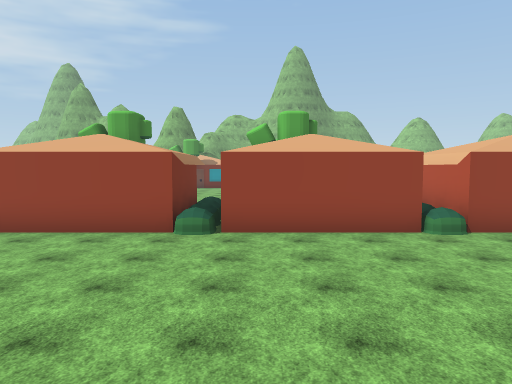
[1] (above)

24 first-person views from a walk through a 3-D level made in the Unity game engine. The camera is 1.5 m above the floor, tilts 4° down and sees 70° across. The floor is counted in squares, 2 m on a side. Each view is taken from the middle of a square. On the plan, view 1 faces up. The plan holds only what a view shows up to about 11 squares ahead; the rest is blank. The place goes on beyond the plan. The player is left out. Some surface patterns are stand-ins.

[2]
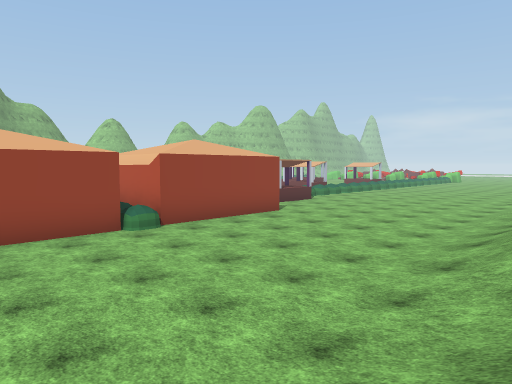

[3]
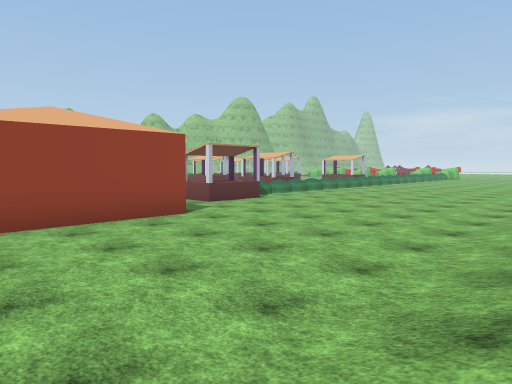

[4]
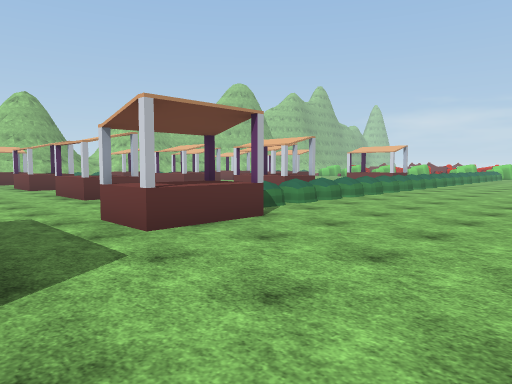

[5]
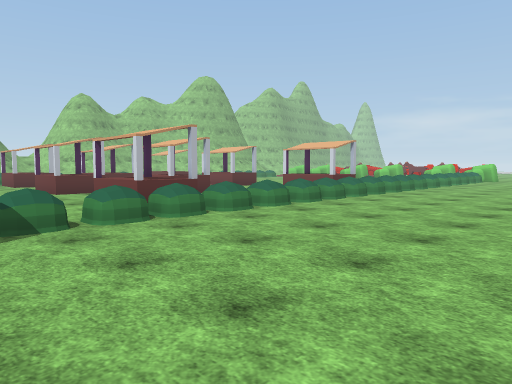

[6]
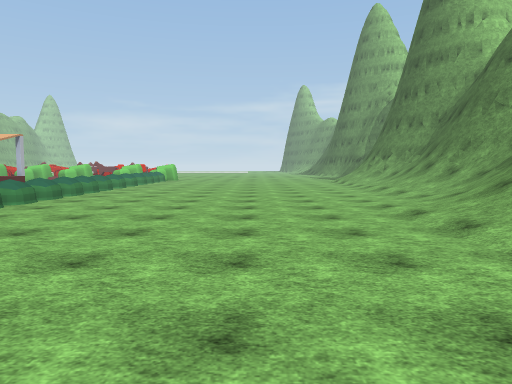

[7]
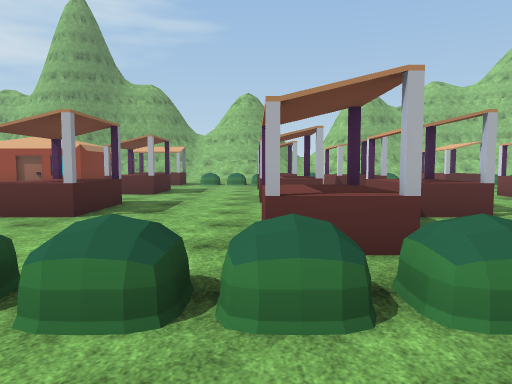

[8]
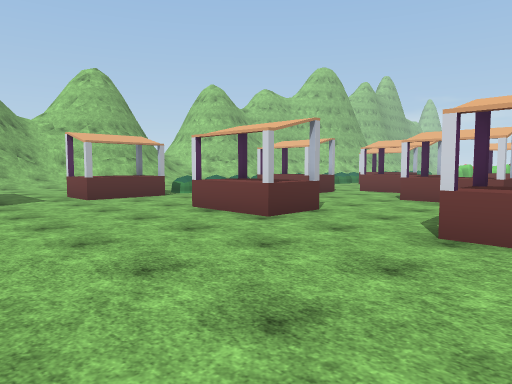

[9]
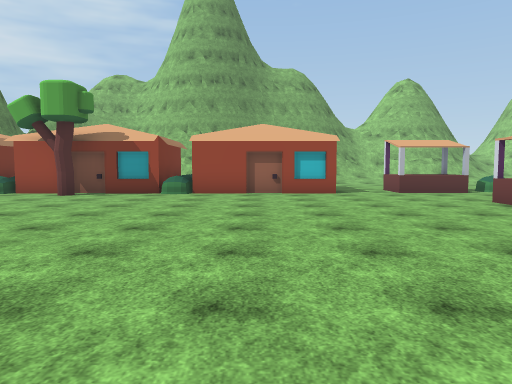

[10]
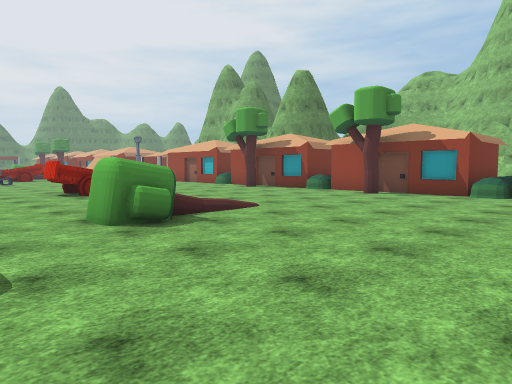

[11]
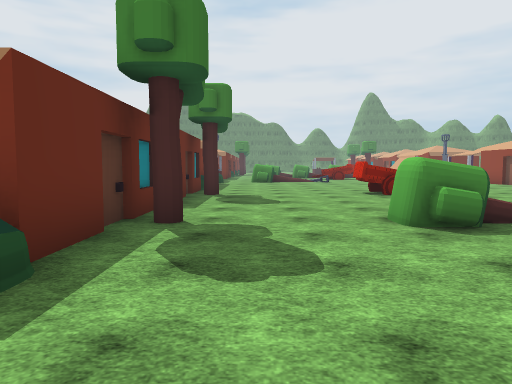

[12]
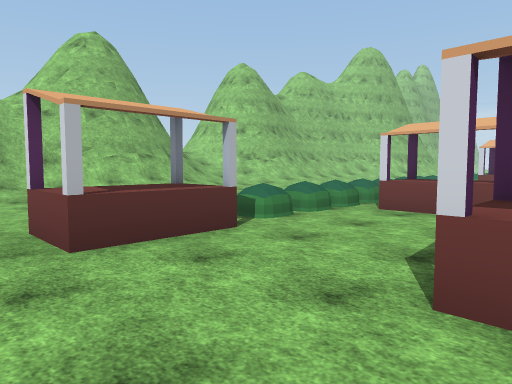

[13]
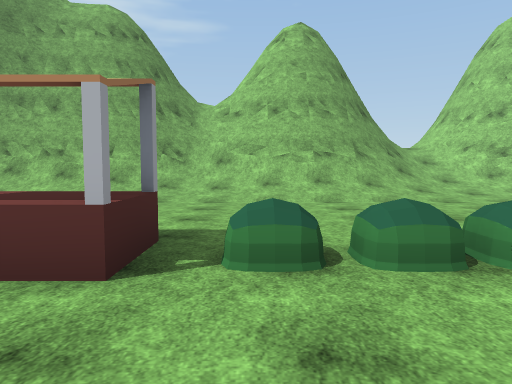

[14]
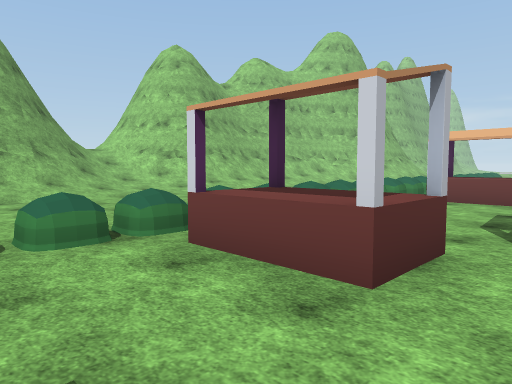

[15]
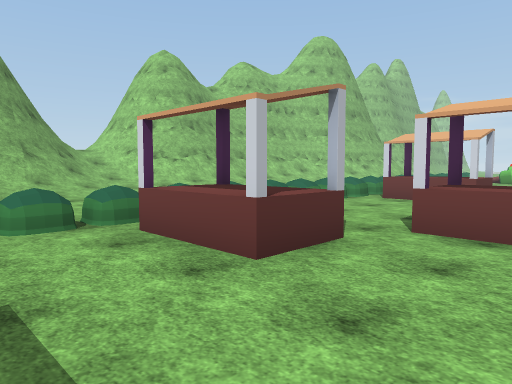

[16]
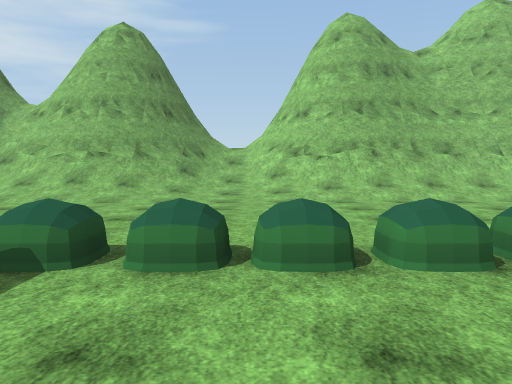

[17]
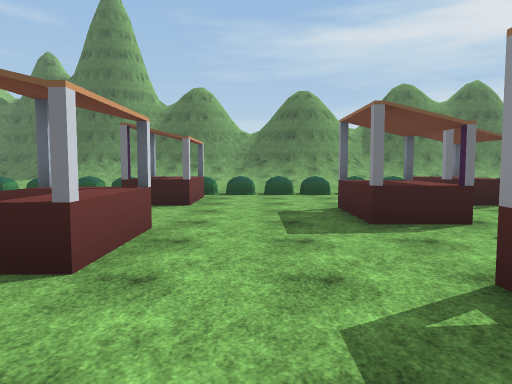

[18]
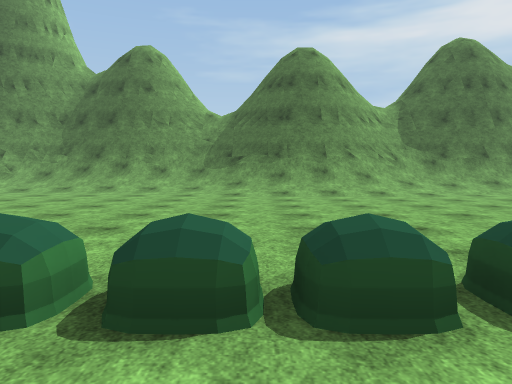

[19]
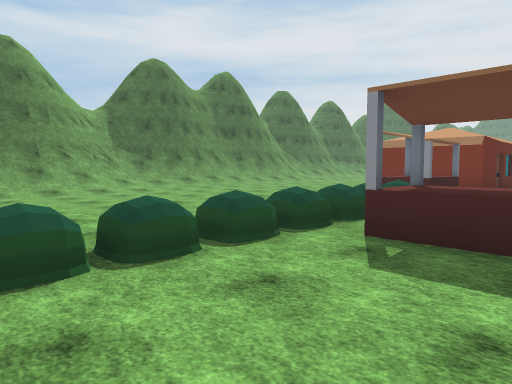

[20]
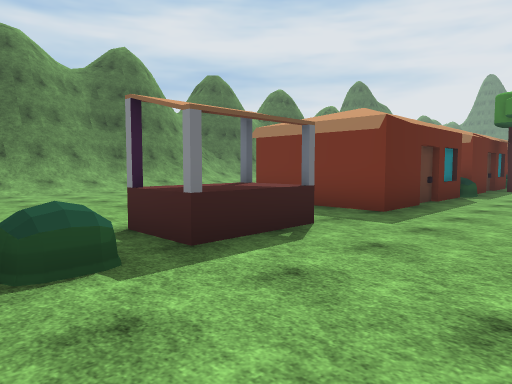

[21]
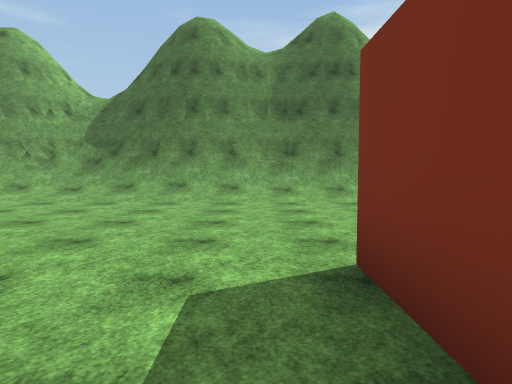

[22]
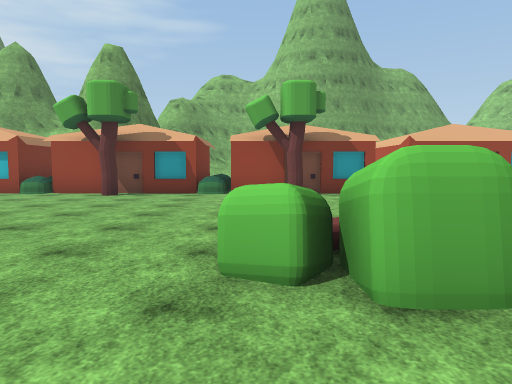

[23]
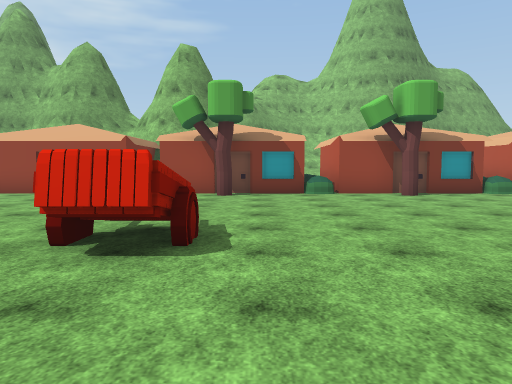

[24]
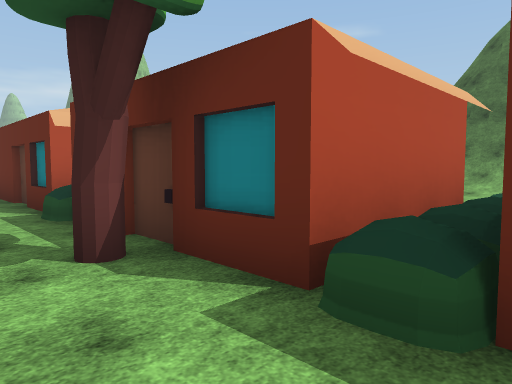

### Floor plan
Key: @ floor where view 1 was taken; # wall or solid block; . main floor; : floor 0.25 m higher than the main floor; + floor 0.5 m higher than the main floor; / step, stairs or slope; T tree; O other object.
Columns run from 5 left of view 1 to 24 right of it. Each row starts with its distance up from view 1.
 31                ########//#####
 30            #####//####////####
 29             //////////////////
 28             ///////////:..////
 27                ...............
 26               ...............
 25         #     .. ...........
 24         #O    .. .........
 23    #O   #O### .OOOOOOOOOOOOOO
 22 #T##O#T##O#.##......OO.....O
 21 ....................OO.....O
 20 ....................OO.....O
 19 ................OO....OO...
 18  ...............OO....OO....
 17 ....................OO.....O
 16 OO....+.............OO.....O
 15 .O...TT.........OO.....O...
 14 ......T.........OO.....O....
 13 ....................OO.....O
 12 ....................OO.....O
 11 .T....T.............OO.....O
 10 ####O####O####.OOOOOOOOOOOOOOO
  9 ####O#### ####.OOO............
  8 ####O####O####................
  7 ....O....O....................
  6  .............................
  5  .............................
  4   ............................
  3    ..................:::......
  2    .....::////////////////:...
  1      /////////////////////////
  0      @///  ########/#### ///##
 -1      ##    ##########      ###

Where each view was taken, in squares from view 1:
view 1: 0 up, 0 right, facing up
view 2: 0 up, 0 right, facing up-right
view 3: 1 up, 4 right, facing up-right
view 4: 5 up, 8 right, facing up-right
view 5: 5 up, 12 right, facing up-right
view 6: 5 up, 13 right, facing right
view 7: 8 up, 15 right, facing up
view 8: 14 up, 7 right, facing up-right
view 9: 12 up, 6 right, facing up
view 10: 12 up, 6 right, facing up-left
view 11: 12 up, 6 right, facing left
view 12: 19 up, 9 right, facing up-right
view 13: 20 up, 13 right, facing up
view 14: 19 up, 13 right, facing up-right
view 15: 18 up, 13 right, facing up-right
view 16: 20 up, 19 right, facing up
view 17: 20 up, 20 right, facing down
view 18: 12 up, 19 right, facing down
view 19: 13 up, 20 right, facing down-left
view 20: 13 up, 14 right, facing down-left
view 21: 10 up, 9 right, facing down
view 22: 12 up, 0 right, facing up
view 23: 12 up, 3 left, facing up
view 24: 12 up, 2 left, facing down-right
